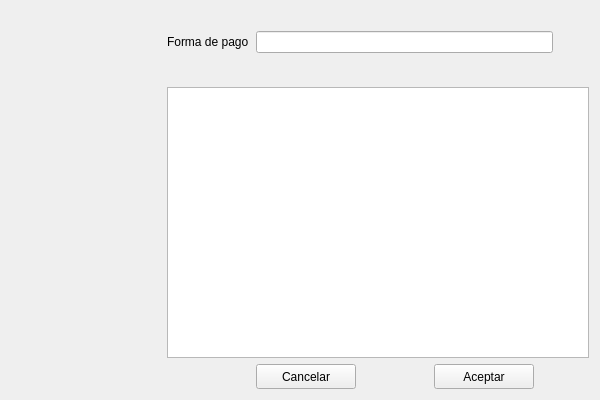
<?xml version="1.0" encoding="UTF-8"?>
<ui version="4.0">
 <class>Form</class>
 <widget class="QWidget" name="Form">
  <property name="geometry">
   <rect>
    <x>0</x>
    <y>0</y>
    <width>600</width>
    <height>400</height>
   </rect>
  </property>
  <property name="minimumSize">
   <size>
    <width>600</width>
    <height>400</height>
   </size>
  </property>
  <property name="maximumSize">
   <size>
    <width>600</width>
    <height>400</height>
   </size>
  </property>
  <property name="windowTitle">
   <string>Forma de pago</string>
  </property>
  <property name="windowIcon">
   <iconset>
    <normaloff>imagenes/iconos/Pagar (2).png</normaloff>imagenes/iconos/Pagar (2).png</iconset>
  </property>
  <property name="styleSheet">
   <string notr="true">QDialog{
background-color: rgb(255, 255, 255);
font: 75 12pt &quot;Arial&quot;;
}


QLabel{
    display: block;
    font: 15px Arial, Helvetica, sans-serif;
    margin-bottom: 15px;
}

QPushButton#pushButton_Aceptar{
background-color: white;
color: rgb(0, 186, 0)
}

QPushButton#pushButton_Aceptar:hover{
color:white;
background-color: rgb(0, 184, 0);
}

QPushButton#pushButton_Ingresar{
background-color: white;
color:rgb(100, 186, 177);
}

QPushButton#pushButton_Ingresar:hover{
color:white;
background-color: rgb(100, 186, 177);
}


QPushButton#pushButton_Cancelar{
background-color: white;
color: rgb(186, 0, 0);
}

QPushButton#pushButton_Cancelar:hover{
background-color: rgb(186, 0, 0);
color: white;
}

QComboBox{
	border: 1px solid Black;
	background-color: #fff;
	border-radius: 4px;
}

QWidget{
background-color: rgb(255, 255, 255);
}


QLineEdit{
border: 1px solid Black;
background-color: rgb(255, 255, 255);
border-radius: 3px;
}


background-color: rgb(255, 255, 255);


</string>
  </property>
  <layout class="QGridLayout" name="gridLayout">
   <item row="3" column="1" colspan="6">
    <widget class="QTableWidget" name="tableWidget">
     <property name="selectionBehavior">
      <enum>QAbstractItemView::SelectRows</enum>
     </property>
    </widget>
   </item>
   <item row="1" column="6">
    <widget class="QPushButton" name="pushButton_Agregar">
     <property name="maximumSize">
      <size>
       <width>30</width>
       <height>30</height>
      </size>
     </property>
     <property name="text">
      <string/>
     </property>
     <property name="icon">
      <iconset>
       <normaloff>imagenes/iconos/Agregar.png</normaloff>imagenes/iconos/Agregar.png</iconset>
     </property>
     <property name="iconSize">
      <size>
       <width>20</width>
       <height>20</height>
      </size>
     </property>
     <property name="flat">
      <bool>true</bool>
     </property>
    </widget>
   </item>
   <item row="1" column="1">
    <widget class="QLabel" name="label_3">
     <property name="text">
      <string>Forma de pago</string>
     </property>
    </widget>
   </item>
   <item row="3" column="0">
    <widget class="QLabel" name="label_2">
     <property name="minimumSize">
      <size>
       <width>150</width>
       <height>150</height>
      </size>
     </property>
     <property name="maximumSize">
      <size>
       <width>300</width>
       <height>300</height>
      </size>
     </property>
     <property name="text">
      <string/>
     </property>
     <property name="pixmap">
      <pixmap>imagenes/iconos/Pagar (2).png</pixmap>
     </property>
     <property name="scaledContents">
      <bool>true</bool>
     </property>
     <property name="margin">
      <number>25</number>
     </property>
    </widget>
   </item>
   <item row="0" column="0" colspan="7">
    <spacer name="horizontalSpacer">
     <property name="orientation">
      <enum>Qt::Horizontal</enum>
     </property>
     <property name="sizeHint" stdset="0">
      <size>
       <width>40</width>
       <height>20</height>
      </size>
     </property>
    </spacer>
   </item>
   <item row="2" column="6">
    <widget class="QPushButton" name="pushButton_Editar">
     <property name="maximumSize">
      <size>
       <width>30</width>
       <height>30</height>
      </size>
     </property>
     <property name="text">
      <string/>
     </property>
     <property name="icon">
      <iconset>
       <normaloff>imagenes/iconos/E.png</normaloff>imagenes/iconos/E.png</iconset>
     </property>
     <property name="iconSize">
      <size>
       <width>20</width>
       <height>20</height>
      </size>
     </property>
     <property name="flat">
      <bool>true</bool>
     </property>
    </widget>
   </item>
   <item row="4" column="4" colspan="3">
    <widget class="QPushButton" name="pushButton_Aceptar">
     <property name="minimumSize">
      <size>
       <width>100</width>
       <height>25</height>
      </size>
     </property>
     <property name="maximumSize">
      <size>
       <width>100</width>
       <height>25</height>
      </size>
     </property>
     <property name="text">
      <string>Aceptar</string>
     </property>
     <property name="icon">
      <iconset>
       <normaloff>imagenes/iconos/guardar.png</normaloff>imagenes/iconos/guardar.png</iconset>
     </property>
    </widget>
   </item>
   <item row="4" column="2" colspan="2">
    <widget class="QPushButton" name="pushButton_Cancelar">
     <property name="minimumSize">
      <size>
       <width>100</width>
       <height>25</height>
      </size>
     </property>
     <property name="maximumSize">
      <size>
       <width>100</width>
       <height>25</height>
      </size>
     </property>
     <property name="text">
      <string>Cancelar</string>
     </property>
     <property name="icon">
      <iconset>
       <normaloff>imagenes/iconos/cancelar.png</normaloff>imagenes/iconos/cancelar.png</iconset>
     </property>
    </widget>
   </item>
   <item row="2" column="5">
    <widget class="QPushButton" name="pushButton_Eliminar">
     <property name="maximumSize">
      <size>
       <width>30</width>
       <height>30</height>
      </size>
     </property>
     <property name="text">
      <string/>
     </property>
     <property name="icon">
      <iconset>
       <normaloff>imagenes/iconos/Elimi.png</normaloff>imagenes/iconos/Elimi.png</iconset>
     </property>
     <property name="iconSize">
      <size>
       <width>20</width>
       <height>20</height>
      </size>
     </property>
     <property name="flat">
      <bool>true</bool>
     </property>
    </widget>
   </item>
   <item row="1" column="2" colspan="4">
    <widget class="QLineEdit" name="lineEdit_FormaPago"/>
   </item>
  </layout>
 </widget>
 <resources/>
 <connections/>
</ui>
